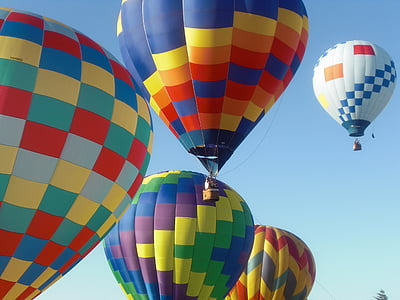
#> input picture Computer_Vision/Lab 1.jpg, 400 x 300 px
$ jupyter execute labsheet2.ipynb   (older library calls are emulated)
#> lines starting #> are read from the running program, lines starting #| are printed output that depends on the picture
# 22AIE313 COMPUTER VISION

LABSHEET 2

ANIKETH VIJESH

AM.EN.U4AIE22009

[cell 1]
import cv2
import numpy as np
import matplotlib.pyplot as plt
import math

[cell 2]
image = cv2.imread('./Lab 1.jpg')
#> image is the input picture: shape (300, 400, 3); mean B, G, R 134.2, 130.5, 123.5
gray_image = cv2.cvtColor(image, cv2.COLOR_BGR2GRAY)


plt.imshow(gray_image, cmap='gray')
plt.show()

[cell 3]
# Apply Gaussian filter to reduce noise
blurred_image = cv2.GaussianBlur(gray_image, (5,5), 0)

plt.imshow(blurred_image, cmap='gray')
plt.show()

[cell 4]
# Calculate Sobel gradients
sobel_x = cv2.Sobel(blurred_image, cv2.CV_64F, 1, 0, ksize=3)
sobel_y = cv2.Sobel(blurred_image, cv2.CV_64F, 0, 1, ksize=3)

# Calculate gradient magnitude
G = np.sqrt(sobel_x**2 + sobel_y**2)

# Calculate gradient direction
theta = np.arctan2(sobel_y, sobel_x)

# Convert angles from radians to degrees
angle_degrees = theta * 180 / np.pi

# Round angles to 0, 45, 90, or 135 degrees
angle_degrees = ((angle_degrees + 180) % 180)
angle_degrees = np.round(angle_degrees / 45) * 45

print("Gradient magnitude shape:", G.shape)
#| Gradient magnitude shape: (300, 400)
print("Gradient direction shape:", angle_degrees.shape)
#| Gradient direction shape: (300, 400)


print("Gradient magnitude: ", G)
#> (printed output is left out)
print("Gradient direction: ", angle_degrees)
#> (printed output is left out)

[cell 5]
# Non-Max Suppression
M, N = G.shape
#> M = 300; N = 400
Z = np.zeros((M, N), dtype=np.float32)

for i in range(1, M-1):
    for j in range(1, N-1):
        try:
            q = 255
            r = 255

            # Angle 0
            if (0 <= angle_degrees[i, j] < 22.5) or (157.5 <= angle_degrees[i, j] <= 180):
                q = G[i, j+1]
                r = G[i, j-1]
            # Angle 45
            elif 22.5 <= angle_degrees[i, j] < 67.5:
                q = G[i+1, j-1]
                r = G[i-1, j+1]
            # Angle 90
            elif 67.5 <= angle_degrees[i, j] < 112.5:
                q = G[i+1, j]
                r = G[i-1, j]
            # Angle 135
            elif 112.5 <= angle_degrees[i, j] < 157.5:
                q = G[i-1, j-1]
                r = G[i+1, j+1]

            if (G[i, j] >= q) and (G[i, j] >= r):
                Z[i, j] = G[i, j]
            else:
                Z[i, j] = 0

        except IndexError as e:
            pass
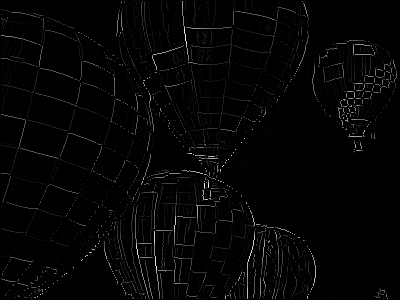
#> Z: shape (300, 400) float32; min 0, max 497.6, mean 9.9; drawn with min black and max white

plt.imshow(Z, cmap='gray')
plt.show()

[cell 6]
# Double Thresholding
print("Max value before Double Thresholding", Z.max())
#| Max value before Double Thresholding 497.6103
print("Min value before Double Thresholding", Z.min())
#| Min value before Double Thresholding 0.0

lowerVal = 100
upperVal = 200

dt_image = np.zeros((M, N), dtype=np.uint8)

for i in range(M):
    for j in range(N):
        if Z[i, j] < lowerVal:
            dt_image[i, j] = 0
        elif Z[i, j] >= lowerVal:
            dt_image[i, j] = Z[i, j]

plt.imshow(dt_image, cmap='gray')
plt.show()

print("Max value after Double Thresholding", dt_image.max())
#| Max value after Double Thresholding 255
print("Min value after Double Thresholding", dt_image.min())
#| Min value after Double Thresholding 0

[cell 7]
# Hysteresis
strong = 200
weak = 0

for i in range(1, M-1):
    for j in range(1, N-1):
        if dt_image[i, j] == weak:
            if ((dt_image[i+1, j-1] == strong) or (dt_image[i+1, j] == strong) or (dt_image[i+1, j+1] == strong)
                or (dt_image[i, j-1] == strong) or (dt_image[i, j+1] == strong)
                or (dt_image[i-1, j-1] == strong) or (dt_image[i-1, j] == strong) or (dt_image[i-1, j+1] == strong)):
                dt_image[i, j] = strong
            else:
                dt_image[i, j] = 0
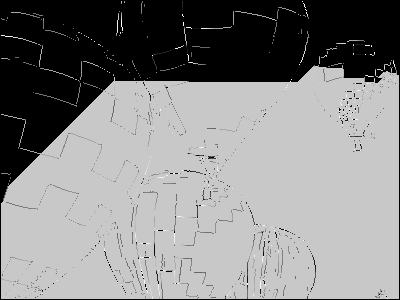
#> dt_image: shape (300, 400); min 0, max 255, mean 134.8

plt.imshow(dt_image, cmap='gray')
plt.show()

[cell 8]
dt_set = set(dt_image.flatten())
#> dt_set = 254 items
print(dt_set)
#> (printed output is left out)

[cell 9]
import cv2
import numpy as np
import matplotlib.pyplot as plt
import math

# Create a 5x5 Gaussian kernel with σ=1.0
def create_gaussian_kernel(size=5, sigma=1.0):
#> called with size = 5, sigma = 1
    kernel = np.zeros((size, size))
    center = size // 2

    for i in range(size):
        for j in range(size):
            x = i - center
            y = j - center
            kernel[i, j] = (1/(2*np.pi*sigma**2)) * np.exp(-(x**2 + y**2)/(2*sigma**2))

    # Normalize the kernel
    kernel = kernel / kernel.sum()
    return kernel

# Custom convolution function
def convolve2d(image, kernel):
    kernel_height, kernel_width = kernel.shape
    pad_height = kernel_height // 2
    pad_width = kernel_width // 2

    padded_image = np.pad(image, ((pad_height, pad_height), (pad_width, pad_width)), mode='edge')
    output = np.zeros_like(image, dtype=np.float64)

    for i in range(image.shape[0]):
        for j in range(image.shape[1]):
            output[i, j] = np.sum(padded_image[i:i+kernel_height, j:j+kernel_width] * kernel)

    return output

# Read and convert image to grayscale
image = cv2.imread('./Lab 1.jpg')
gray_image = cv2.cvtColor(image, cv2.COLOR_BGR2GRAY)

plt.figure(figsize=(12, 8))
plt.subplot(231), plt.imshow(gray_image, cmap='gray'), plt.title('Original Image')

# Create and apply Gaussian kernel
gaussian_kernel = create_gaussian_kernel(5, 1.0)
blurred_image = convolve2d(gray_image, gaussian_kernel)

plt.subplot(232), plt.imshow(blurred_image, cmap='gray'), plt.title('Gaussian Smoothed')

# Define Sobel kernels
sobel_x_kernel = np.array([[-1, 0, 1],
                          [-2, 0, 2],
                          [-1, 0, 1]])

sobel_y_kernel = np.array([[-1, -2, -1],
                          [0, 0, 0],
                          [1, 2, 1]])

# Apply Sobel operators using custom convolution
Gx = convolve2d(blurred_image, sobel_x_kernel)
Gy = convolve2d(blurred_image, sobel_y_kernel)

# Calculate gradient magnitude and direction
G = np.sqrt(Gx**2 + Gy**2)
theta = np.arctan2(Gy, Gx)
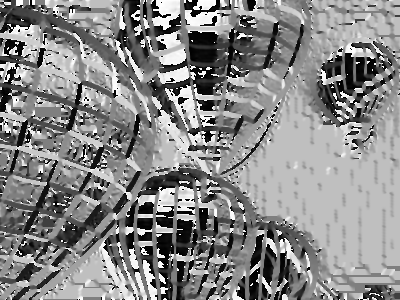
#> theta: shape (300, 400) float64; min -3.14, max 3.14, mean 0.23; drawn with min black and max white

plt.subplot(233), plt.imshow(G, cmap='gray'), plt.title('Gradient Magnitude')

# Convert angles to degrees and adjust to 4 directions
angle_degrees = np.rad2deg(theta) % 180
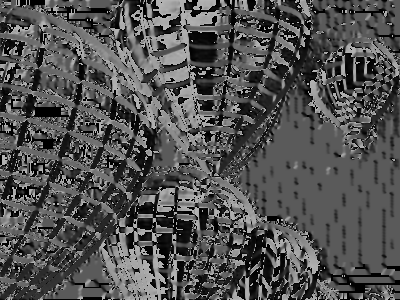
#> angle_degrees: shape (300, 400) float64; min 0, max 180, mean 81.8
angle_degrees = np.round(angle_degrees / 45) * 45

# Non-Maximum Suppression
M, N = G.shape
Z = np.zeros((M, N), dtype=np.float32)

for i in range(1, M-1):
    for j in range(1, N-1):
        try:
            q = 255
            r = 255

            # Angle 0
            if (0 <= angle_degrees[i, j] < 22.5) or (157.5 <= angle_degrees[i, j] <= 180):
                q = G[i, j+1]
                r = G[i, j-1]
            # Angle 45
            elif 22.5 <= angle_degrees[i, j] < 67.5:
                q = G[i+1, j-1]
                r = G[i-1, j+1]
            # Angle 90
            elif 67.5 <= angle_degrees[i, j] < 112.5:
                q = G[i+1, j]
                r = G[i-1, j]
            # Angle 135
            elif 112.5 <= angle_degrees[i, j] < 157.5:
                q = G[i-1, j-1]
                r = G[i+1, j+1]

            if (G[i, j] >= q) and (G[i, j] >= r):
                Z[i, j] = G[i, j]
            else:
                Z[i, j] = 0

        except IndexError as e:
            pass

plt.subplot(234), plt.imshow(Z, cmap='gray'), plt.title('Non-Max Suppression')

# Double Thresholding
high_threshold = np.percentile(Z, 90)
#> high_threshold = 6.34
low_threshold = high_threshold * 0.3
#> low_threshold = 1.9

strong_edges = (Z > high_threshold)
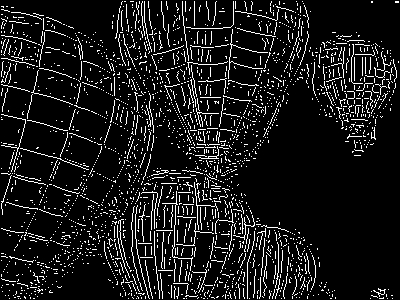
#> strong_edges: shape (300, 400) bool; 10% white in thin lines or dots
weak_edges = (Z >= low_threshold) & (Z <= high_threshold)
#> weak_edges: shape (300, 400) bool; 8.8% white in thin lines or dots
non_edges = (Z < low_threshold)
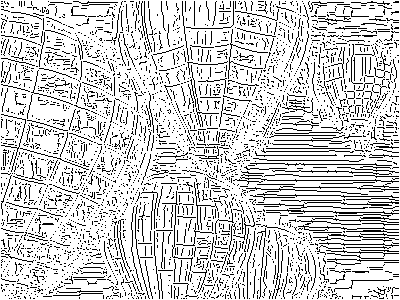
#> non_edges: shape (300, 400) bool; 81.2% white; black in thin lines or dots

edges = np.zeros_like(Z, dtype=np.uint8)
edges[strong_edges] = 255
edges[weak_edges] = 128

plt.subplot(235), plt.imshow(edges, cmap='gray'), plt.title('Double Thresholding')

# Hysteresis
final_edges = np.copy(edges)
M, N = edges.shape

for i in range(1, M-1):
    for j in range(1, N-1):
        if edges[i, j] == 128:
            if 255 in [edges[i+1, j-1], edges[i+1, j], edges[i+1, j+1],
                      edges[i, j-1], edges[i, j+1],
                      edges[i-1, j-1], edges[i-1, j], edges[i-1, j+1]]:
                final_edges[i, j] = 255
            else:
                final_edges[i, j] = 0

plt.subplot(236), plt.imshow(final_edges, cmap='gray'), plt.title('After Hysteresis')
plt.tight_layout()
plt.show()
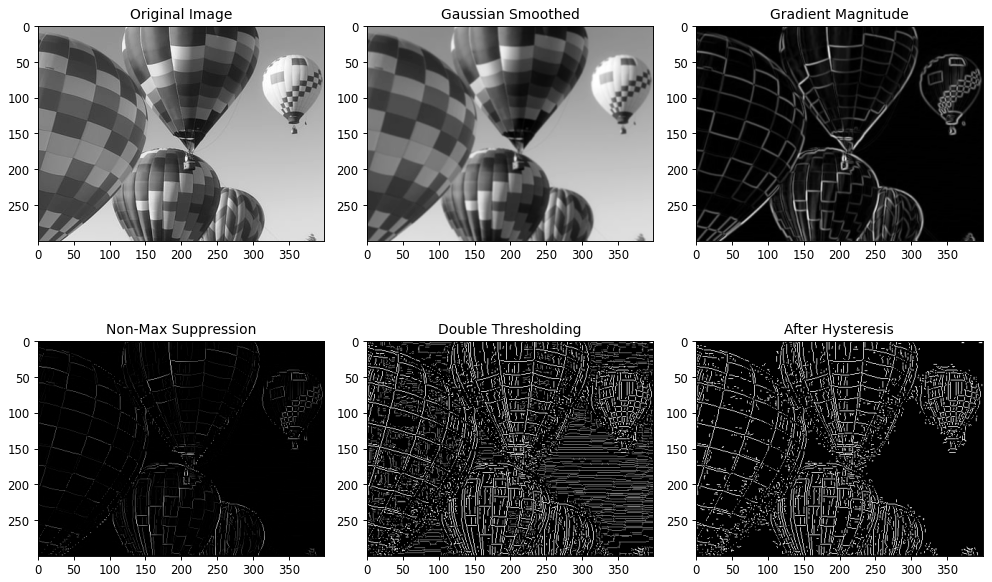
#> figure drawn by matplotlib, 6 panels

[cell 10]
plt.imshow(final_edges, cmap='gray')
plt.show()
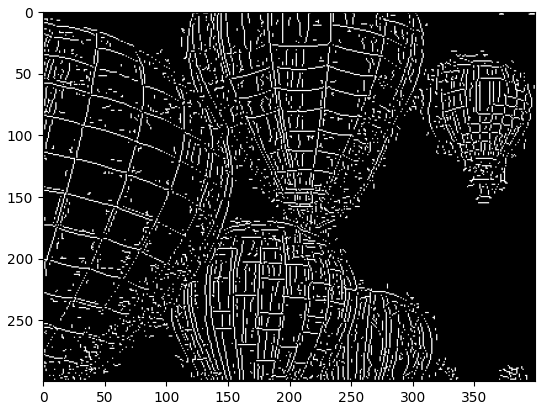
#> figure drawn by matplotlib, 1 panel

## TODO:

Implement and apply the following edge operators on an input image and interpret the results.

- Prewitt Operator
- Sobel Operator
- Robinson Compass Masks
- Kirsch Compass Masks
- Laplacian Operator

[cell 11]
# Implementing Prewitt Operator

prewitt_x = np.array([[-1, 0, 1],
                      [-1, 0, 1],
                      [-1, 0, 1]])

prewitt_y = np.array([[-1, -1, -1],
                      [0, 0, 0],
                      [1, 1, 1]])


# Apply Prewitt operators using custom convolution
prewitt_x_output = convolve2d(gray_image, prewitt_x)
#> in convolve2d (call 4), `padded_image = np.pad(image, ((pad_height, pad_height), (pad_width, pa..`:
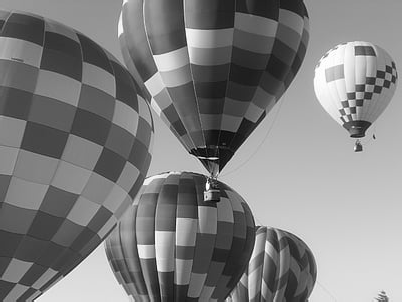
#> padded_image: shape (302, 402); min 2, max 255, mean 128.9
prewitt_y_output = convolve2d(gray_image, prewitt_y)

# Calculate gradient magnitude
prewitt_magnitude = np.sqrt(prewitt_x_output**2 + prewitt_y_output**2)

# Display results
plt.figure(figsize=(12, 4))
plt.subplot(131), plt.imshow(prewitt_x_output, cmap='gray'), plt.title('Prewitt X')
plt.subplot(132), plt.imshow(prewitt_y_output, cmap='gray'), plt.title('Prewitt Y')
plt.subplot(133), plt.imshow(prewitt_magnitude, cmap='gray'), plt.title('Prewitt Magnitude')
plt.tight_layout()
plt.show()

[cell 12]
# Implementing Sobel Operator

sobel_x = np.array([[-1, 0, 1],
                      [-2, 0, 2],
                      [-1, 0, 1]])

sobel_y = np.array([[-1, -2, -1],
                      [0, 0, 0],
                      [1, 2, 1]])


# Apply Prewitt operators using custom convolution
sobel_x_output = convolve2d(gray_image, sobel_x)
sobel_y_output = convolve2d(gray_image, sobel_y)

# Calculate gradient magnitude
sobel_magnitude = np.sqrt(sobel_x_output**2 + sobel_y_output**2)

# Display results
plt.figure(figsize=(12, 4))
plt.subplot(131), plt.imshow(sobel_x_output, cmap='gray'), plt.title('Sobel X')
plt.subplot(132), plt.imshow(sobel_y_output, cmap='gray'), plt.title('Sobel Y')
plt.subplot(133), plt.imshow(sobel_magnitude, cmap='gray'), plt.title('Sobel Magnitude')
plt.tight_layout()
plt.show()

[cell 13]
# Implementing Robinson Compass Masks

robin_compass_mask_0 = np.array([[-1, 0, 1],
                               [-2, 0, 2],
                               [-1, 0, 1]])

robin_compass_mask_45 = np.array([[0, 1, 2],
                               [-1, 0, 1],
                               [-2, -1, 0]])

robin_compass_mask_90 = np.array([[1, 2, 1],
                               [0, 0, 0],
                               [-1, -2, -1]])

robin_compass_mask_135 = np.array([[2, 1, 0],
                               [1, 0, -1],
                               [0, -1, -2]])

robin_compass_output_0 = convolve2d(gray_image, robin_compass_mask_0)
robin_compass_output_45 = convolve2d(gray_image, robin_compass_mask_45)
robin_compass_output_90 = convolve2d(gray_image, robin_compass_mask_90)
robin_compass_output_135 = convolve2d(gray_image, robin_compass_mask_135)

plt.figure(figsize=(12, 4))
plt.subplot(141), plt.imshow(robin_compass_output_0, cmap='gray'), plt.title('0')
plt.subplot(142), plt.imshow(robin_compass_output_45, cmap='gray'), plt.title('45')
plt.subplot(143), plt.imshow(robin_compass_output_90, cmap='gray'), plt.title('90')
plt.subplot(144), plt.imshow(robin_compass_output_135, cmap='gray'), plt.title('135')
plt.tight_layout()

plt.show()

[cell 14]
# Implementing Kirsch Compass Masks
kirsch_compass_mask_0 = np.array([[5, 5, 5],
                               [-3, 0, -3],
                               [-3, -3, -3]])

kirsch_compass_mask_45 = np.array([[5, 5, -3],
                               [5, 0, -3],
                               [-3, -3, -3]])

kirsch_compass_mask_90 = np.array([[5, -3, -3],
                               [5, 0, -3],
                               [5, -3, -3]])

kirsch_compass_mask_135 = np.array([[-3, -3, -3],
                               [5, 0, -3],
                               [5, 5, -3]])

kirsch_compass_output_0 = convolve2d(gray_image, kirsch_compass_mask_0)
kirsch_compass_output_45 = convolve2d(gray_image, kirsch_compass_mask_45)
kirsch_compass_output_90 = convolve2d(gray_image, kirsch_compass_mask_90)
kirsch_compass_output_135 = convolve2d(gray_image, kirsch_compass_mask_135)

plt.figure(figsize=(12, 4))
plt.subplot(141), plt.imshow(kirsch_compass_output_0, cmap='gray'), plt.title('0')
plt.subplot(142), plt.imshow(kirsch_compass_output_45, cmap='gray'), plt.title('45')
plt.subplot(143), plt.imshow(kirsch_compass_output_90, cmap='gray'), plt.title('90')
plt.subplot(144), plt.imshow(kirsch_compass_output_135, cmap='gray'), plt.title('135')
plt.tight_layout()

[cell 15]
# Implmenting Laplacian Operator

laplacian_operator = np.array([[0, 1, 0],
                               [1, -4, 1],
                               [0, 1, 0]])

laplacian_output = convolve2d(gray_image, laplacian_operator)
#> after the loop in convolve2d (call 16), `for i in range(image.shape[0]):`:
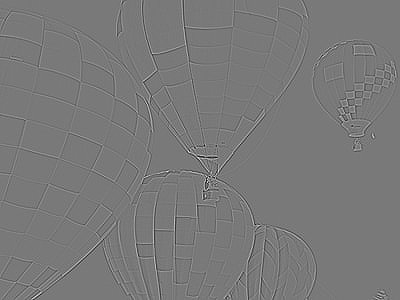
#> output: shape (300, 400) float64; min -357, max 392, mean 0; drawn with min black and max white
